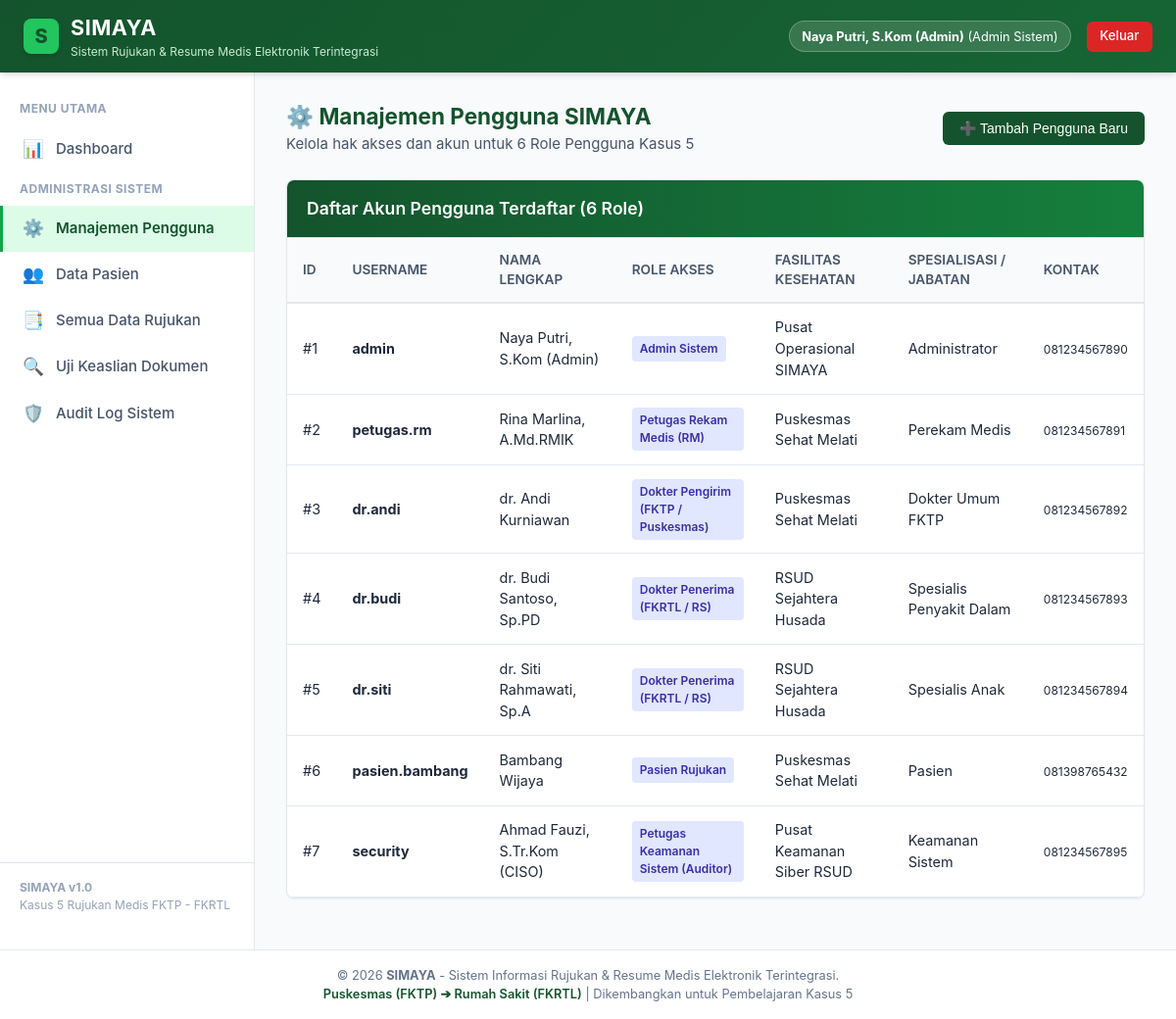
Page /manajemen_user.php (signed in) on the committed database.
### tables this page shows
CREATE TABLE users (
        id INTEGER PRIMARY KEY AUTOINCREMENT,
        username TEXT UNIQUE NOT NULL,
        password TEXT NOT NULL,
        nama_lengkap TEXT NOT NULL,
        role TEXT NOT NULL, -- admin, petugas_rm, dokter_pengirim, dokter_penerima, pasien, security
        faskes_asal TEXT NOT NULL,
        spesialisasi TEXT DEFAULT '-',
        nik TEXT DEFAULT '-',
        no_hp TEXT DEFAULT '-',
        created_at DATETIME DEFAULT CURRENT_TIMESTAMP
    );

### config/auth.php (called while the page is built, shortened)
<?php
function getRoleName($role)
{
    $roles = [
        'admin' => 'Admin Sistem',
        'petugas_rm' => 'Petugas Rekam Medis (RM)',
        'dokter_pengirim' => 'Dokter Pengirim (FKTP / Puskesmas)',
        'dokter_penerima' => 'Dokter Penerima (FKRTL / RS)',
        'pasien' => 'Pasien Rujukan',
        'security' => 'Petugas Keamanan Sistem (Auditor)'
    ];
    return $roles[$role] ?? ucfirst($role);
}

### manajemen_user.php (the view, shortened to what this page needs)
<?php
$pdo = require_once __DIR__ . '/config/database.php';
require_once __DIR__ . '/config/auth.php';
$users_list = $pdo->query("SELECT * FROM users ORDER BY id ASC")->fetchAll();
include __DIR__ . '/includes/header.php';
?>
<div style="display: flex; justify-content: space-between; align-items: center; margin-bottom: 1.5rem; flex-wrap: wrap; gap: 1rem;">
    <div>
        <h2 style="color: var(--hijau-tua); margin: 0;">⚙️ Manajemen Pengguna SIMAYA</h2>
        <p style="color: var(--abu-text); margin: 0;">Kelola hak akses dan akun untuk 6 Role Pengguna Kasus 5</p>
    </div>
    <button type="button" class="btn btn-primary" onclick="document.getElementById('formUser').style.display = document.getElementById('formUser').style.display === 'none' ? 'block' : 'none'">
        ➕ Tambah Pengguna Baru
    </button>
</div>
<div class="card">
    <div class="card-header header-green">
        <h3 class="card-title">Daftar Akun Pengguna Terdaftar (6 Role)</h3>
    </div>
    <div class="card-body" style="padding: 0;">
        <div class="table-responsive">
            <table class="simaya-table">
                <thead>
                    <tr>
                        <th>ID</th>
                        <th>Username</th>
                        <th>Nama Lengkap</th>
                        <th>Role Akses</th>
                        <th>Fasilitas Kesehatan</th>
                        <th>Spesialisasi / Jabatan</th>
                        <th>Kontak</th>
                    </tr>
                </thead>
                <tbody>
                    <?php foreach ($users_list as $u): ?>
                        <tr>
                            <td>#<?= $u['id'] ?></td>
                            <td><strong><?= htmlspecialchars($u['username']) ?></strong></td>
                            <td><?= htmlspecialchars($u['nama_lengkap']) ?></td>
                            <td>
                                <span class="badge badge-info"><?= htmlspecialchars(getRoleName($u['role'])) ?></span>
                            </td>
                            <td><?= htmlspecialchars($u['faskes_asal']) ?></td>
                            <td><?= htmlspecialchars($u['spesialisasi']) ?></td>
                            <td><small><?= htmlspecialchars($u['no_hp']) ?></small></td>
                        </tr>
                    <?php endforeach; ?>
                </tbody>
            </table>
        </div>
    </div>
</div>
<?php include __DIR__ . '/includes/footer.php'; ?>

### includes/header.php (shortened to what this page needs)
<?php
$user = $_SESSION['user'] ?? null;
?>
<!DOCTYPE html>
<html lang="id">
<head>
    <link rel="stylesheet" href="assets/css/simaya.css">
</head>
<body>
<nav class="simaya-navbar">
    <div class="brand-wrapper">
        <div class="brand-logo-icon">S</div>
        <div class="brand-text">
            <h1>SIMAYA</h1>
            <p>Sistem Rujukan & Resume Medis Elektronik Terintegrasi</p>
        </div>
    </div>
    <div class="navbar-user">
        <?php if ($user): ?>
            <div class="user-badge">
                <strong><?= htmlspecialchars($user['nama_lengkap']) ?></strong>
                <span>(<?= htmlspecialchars(getRoleName($user['role'])) ?>)</span>
            </div>
            <a href="logout.php" class="btn-logout" onclick="return confirm('Apakah Anda yakin ingin keluar?')">Keluar</a>
        <?php endif; ?>
    </div>
</nav>
<div class="simaya-layout">
    <?php if ($user): ?>
        <?php include __DIR__ . '/sidebar.php'; ?>
    <?php endif; ?>
    <main class="simaya-content">

### assets/css/simaya.css (style rules this page uses)
:root { --hijau-tua: #14532D; --hijau-tua-hover: #0f3e22; --hijau-sedang: #16A34A; --hijau-muda: #22C55E; --hijau-pastel: #DCFCE7; --hijau-border: #BBF7D0; --putih: #FFFFFF; --abu-bg: #F8FAFC; --abu-text: #475569; --abu-border: #E2E8F0; --merah: #EF4444; --kuning: #F59E0B; --biru: #3B82F6; --shadow-sm: 0 1px 2px 0 rgb(0 0 0 / 0.05); --shadow-md: 0 4px 6px -1px rgb(0 0 0 / 0.1), 0 2px 4px -2px rgb(0 0 0 / 0.1); --radius: 8px; }
* { box-sizing: border-box; margin: 0; padding: 0; }
body { font-family: -apple-system, BlinkMacSystemFont, "Segoe UI", Roboto, "Helvetica Neue", Arial, sans-serif; background-color: var(--abu-bg); color: #1E293B; line-height: 1.5; font-size: 15px; }
a { color: var(--hijau-tua); text-decoration: none; }
.simaya-navbar { background: linear-gradient(135deg, var(--hijau-tua) 0%, #166534 100%); color: var(--putih); padding: 0.75rem 1.5rem; display: flex; justify-content: space-between; align-items: center; box-shadow: var(--shadow-md); position: sticky; top: 0; z-index: 100; }
.brand-wrapper { display: flex; align-items: center; gap: 0.75rem; }
.brand-logo-icon { width: 36px; height: 36px; background: var(--hijau-muda); color: var(--hijau-tua); border-radius: 8px; display: flex; align-items: center; justify-content: center; font-weight: 800; font-size: 1.25rem; box-shadow: 0 2px 4px rgba(0,0,0,0.15); }
.brand-text h1 { font-size: 1.35rem; font-weight: 700; letter-spacing: 0.5px; margin: 0; color: var(--putih); }
.brand-text p { font-size: 0.75rem; opacity: 0.9; color: var(--hijau-pastel); }
.navbar-user { display: flex; align-items: center; gap: 1rem; }
.user-badge { background: rgba(255, 255, 255, 0.15); padding: 0.35rem 0.75rem; border-radius: 20px; font-size: 0.8rem; border: 1px solid rgba(255, 255, 255, 0.25); color: var(--putih); }
.btn-logout { background: #DC2626; color: white; padding: 0.35rem 0.85rem; border-radius: 6px; font-size: 0.825rem; border: none; cursor: pointer; font-weight: 500; transition: background 0.2s; }
.simaya-layout { display: flex; min-height: calc(100vh - 65px); }
.simaya-content { flex: 1; padding: 1.75rem 2rem; overflow-y: auto; }
.card { background: var(--putih); border-radius: var(--radius); border: 1px solid var(--abu-border); box-shadow: var(--shadow-sm); margin-bottom: 1.5rem; overflow: hidden; }
.card-header { background: var(--putih); border-bottom: 1px solid var(--abu-border); padding: 1rem 1.25rem; display: flex; justify-content: space-between; align-items: center; }
.card-header.header-green { background: linear-gradient(to right, var(--hijau-tua), #15803D); color: var(--putih); }
.card-title { font-size: 1.1rem; font-weight: 600; margin: 0; }
.card-body { padding: 1.25rem; }
.btn { display: inline-flex; align-items: center; gap: 0.5rem; padding: 0.5rem 1rem; font-size: 0.875rem; font-weight: 500; border-radius: 6px; border: 1px solid transparent; cursor: pointer; transition: all 0.2s ease; text-decoration: none; }
.btn-primary { background-color: var(--hijau-tua); color: var(--putih); }
.badge { display: inline-block; padding: 0.25rem 0.5rem; font-size: 0.75rem; font-weight: 600; border-radius: 4px; }
.badge-info { background: #E0E7FF; color: #3730A3; }
.table-responsive { width: 100%; overflow-x: auto; }
.simaya-table { width: 100%; border-collapse: collapse; text-align: left; }
.simaya-table th { background-color: #F8FAFC; color: #475569; font-weight: 600; padding: 0.75rem 1rem; border-bottom: 2px solid var(--abu-border); font-size: 0.85rem; text-transform: uppercase; }
.simaya-table td { padding: 0.85rem 1rem; border-bottom: 1px solid var(--abu-border); font-size: 0.9rem; vertical-align: middle; }

### rows in the picture
users: nama_lengkap "Naya Putri, S.Kom (Admin)", role "Admin Sistem", id "1", username "admin", faskes_asal "Pusat Operasional SIMAYA", spesialisasi "Administrator", no_hp "081234567890"
users: id "2", username "petugas.rm", nama_lengkap "Rina Marlina, A.Md.RMIK", role "Petugas Rekam Medis (RM)", faskes_asal "Puskesmas Sehat Melati", spesialisasi "Perekam Medis", no_hp "081234567891"
users: id "3", username "dr.andi", nama_lengkap "dr. Andi Kurniawan", role "Dokter Pengirim (FKTP / Puskesmas)", faskes_asal "Puskesmas Sehat Melati", spesialisasi "Dokter Umum FKTP", no_hp "081234567892"
users: id "4", username "dr.budi", nama_lengkap "dr. Budi Santoso, Sp.PD", role "Dokter Penerima (FKRTL / RS)", faskes_asal "RSUD Sejahtera Husada", spesialisasi "Spesialis Penyakit Dalam", no_hp "081234567893"
users: id "5", username "dr.siti", nama_lengkap "dr. Siti Rahmawati, Sp.A", role "Dokter Penerima (FKRTL / RS)", faskes_asal "RSUD Sejahtera Husada", spesialisasi "Spesialis Anak", no_hp "081234567894"
users: id "6", username "pasien.bambang", nama_lengkap "Bambang Wijaya", role "Pasien Rujukan", faskes_asal "Puskesmas Sehat Melati", spesialisasi "Pasien", no_hp "081398765432"
users: id "7", username "security", nama_lengkap "Ahmad Fauzi, S.Tr.Kom (CISO)", role "Petugas Keamanan Sistem (Auditor)", faskes_asal "Pusat Keamanan Siber RSUD", spesialisasi "Keamanan Sistem", no_hp "081234567895"
